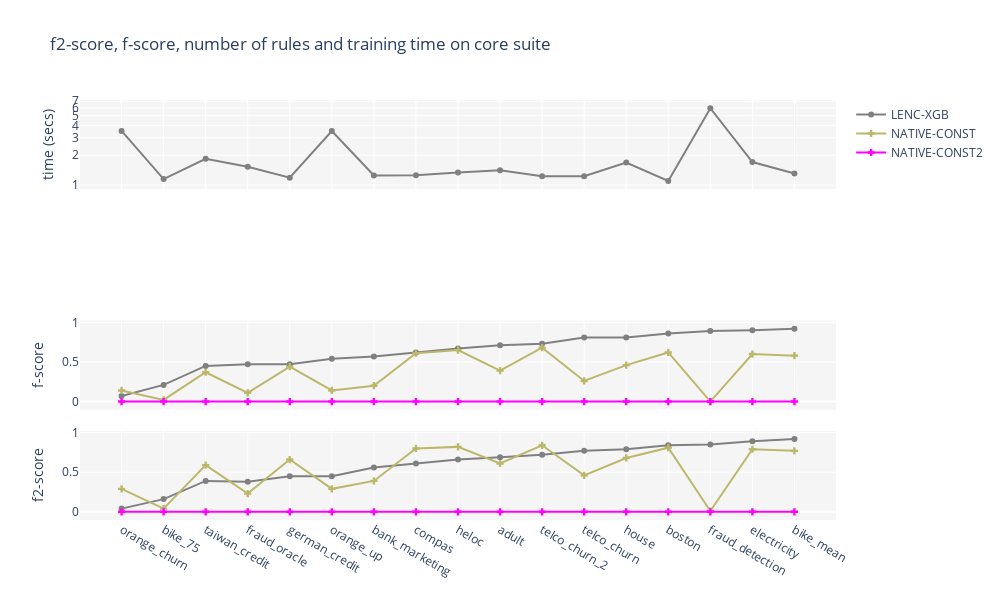

The notebook cell saved with this chart:
### Markdown cell above
### Base Performance

### Code cell
perf_metric = ('f','f2', 'f')
sorted_df = df_core_suite.sort_values('LENC-XGB_'+perf_metric[0], ignore_index=True)
quad_chart(pipelines=[], performance_metric_1=perf_metric[1], performance_metric_2=perf_metric[2] , complexity_metric='nof_rules', df=sorted_df, df_long_name='core suite')

### Figure 1 — Plotly figure (JSON) as saved in the notebook; plotly's stock layout.template omitted (floating-point values rounded to 4 significant figures)
{"data": [{"line": {"color": "gray", "dash": "solid", "width": 2}, "marker": {"symbol": "circle"}, "mode": "markers+lines", "name": "LENC-XGB", "showlegend": true, "type": "scatter", "x": ["orange_churn", "bike_75", "taiwan_credit", "fraud_oracle", "german_credit", "orange_up", "bank_marketing", "compas", "heloc", "adult", "telco_churn_2", "telco_churn", "house", "boston", "fraud_detection", "electricity", "bike_mean"], "xaxis": "x4", "y": [0.04, 0.16, 0.39, 0.38, 0.45, 0.45, 0.56, 0.61, 0.66, 0.69, 0.72, 0.77, 0.79, 0.84, 0.85, 0.89, 0.92], "yaxis": "y4"}, {"line": {"color": "darkkhaki", "dash": "solid", "width": 2}, "marker": {"symbol": "cross"}, "mode": "markers+lines", "name": "NATIVE-CONST", "showlegend": true, "type": "scatter", "x": ["orange_churn", "bike_75", "taiwan_credit", "fraud_oracle", "german_credit", "orange_up", "bank_marketing", "compas", "heloc", "adult", "telco_churn_2", "telco_churn", "house", "boston", "fraud_detection", "electricity", "bike_mean"], "xaxis": "x4", "y": [0.29, 0.04, 0.59, 0.23, 0.66, 0.29, 0.39, 0.8, 0.82, 0.61, 0.84, 0.46, 0.68, 0.81, 0.01, 0.79, 0.77], "yaxis": "y4"}, {"line": {"color": "magenta", "dash": "solid", "width": 2}, "marker": {"symbol": "cross"}, "mode": "markers+lines", "name": "NATIVE-CONST2", "showlegend": true, "type": "scatter", "x": ["orange_churn", "bike_75", "taiwan_credit", "fraud_oracle", "german_credit", "orange_up", "bank_marketing", "compas", "heloc", "adult", "telco_churn_2", "telco_churn", "house", "boston", "fraud_detection", "electricity", "bike_mean"], "xaxis": "x4", "y": [0, 0, 0, 0, 0, 0, 0, 0, 0, 0, 0, 0, 0, 0, 0, 0, 0], "yaxis": "y4"}, {"line": {"color": "gray", "dash": "solid", "width": 2}, "marker": {"symbol": "circle"}, "mode": "markers+lines", "name": "LENC-XGB", "showlegend": false, "type": "scatter", "x": ["orange_churn", "bike_75", "taiwan_credit", "fraud_oracle", "german_credit", "orange_up", "bank_marketing", "compas", "heloc", "adult", "telco_churn_2", "telco_churn", "house", "boston", "fraud_detection", "electricity", "bike_mean"], "xaxis": "x3", "y": [0.07, 0.21, 0.45, 0.47, 0.47, 0.54, 0.57, 0.62, 0.67, 0.71, 0.73, 0.81, 0.81, 0.86, 0.89, 0.9, 0.92], "yaxis": "y3"}, {"line": {"color": "darkkhaki", "dash": "solid", "width": 2}, "marker": {"symbol": "cross"}, "mode": "markers+lines", "name": "NATIVE-CONST", "showlegend": false, "type": "scatter", "x": ["orange_churn", "bike_75", "taiwan_credit", "fraud_oracle", "german_credit", "orange_up", "bank_marketing", "compas", "heloc", "adult", "telco_churn_2", "telco_churn", "house", "boston", "fraud_detection", "electricity", "bike_mean"], "xaxis": "x3", "y": [0.14, 0.02, 0.37, 0.11, 0.44, 0.14, 0.2, 0.61, 0.65, 0.39, 0.68, 0.26, 0.46, 0.62, 0, 0.6, 0.58], "yaxis": "y3"}, {"line": {"color": "magenta", "dash": "solid", "width": 2}, "marker": {"symbol": "cross"}, "mode": "markers+lines", "name": "NATIVE-CONST2", "showlegend": false, "type": "scatter", "x": ["orange_churn", "bike_75", "taiwan_credit", "fraud_oracle", "german_credit", "orange_up", "bank_marketing", "compas", "heloc", "adult", "telco_churn_2", "telco_churn", "house", "boston", "fraud_detection", "electricity", "bike_mean"], "xaxis": "x3", "y": [0, 0, 0, 0, 0, 0, 0, 0, 0, 0, 0, 0, 0, 0, 0, 0, 0], "yaxis": "y3"}, {"line": {"color": "gray", "dash": "solid", "width": 2}, "marker": {"symbol": "circle"}, "mode": "markers+lines", "name": "LENC-XGB", "showlegend": false, "type": "scatter", "x": ["orange_churn", "bike_75", "taiwan_credit", "fraud_oracle", "german_credit", "orange_up", "bank_marketing", "compas", "heloc", "adult", "telco_churn_2", "telco_churn", "house", "boston", "fraud_detection", "electricity", "bike_mean"], "xaxis": "x", "y": [3.52, 1.15, 1.84, 1.53, 1.19, 3.51, 1.25, 1.26, 1.34, 1.41, 1.23, 1.23, 1.69, 1.1, 5.96, 1.71, 1.31], "yaxis": "y"}], "layout": {"height": 600, "plot_bgcolor": "whitesmoke", "title": {"text": "f2-score, f-score, number of rules and training time on core suite"}, "width": 1000, "xaxis": {"anchor": "y", "domain": [0, 1], "matches": "x4", "showticklabels": false}, "xaxis2": {"anchor": "y2", "domain": [0, 1], "matches": "x4", "showticklabels": false}, "xaxis3": {"anchor": "y3", "domain": [0, 1], "matches": "x4", "showticklabels": false}, "xaxis4": {"anchor": "y4", "domain": [0, 1]}, "yaxis": {"anchor": "x", "domain": [0.7875, 1], "title": {"text": "time (secs)"}, "type": "log"}, "yaxis2": {"anchor": "x2", "domain": [0.525, 0.7375], "title": {"text": "number of rules"}, "type": "log"}, "yaxis3": {"anchor": "x3", "domain": [0.2625, 0.475], "title": {"text": "f-score"}}, "yaxis4": {"anchor": "x4", "domain": [0, 0.2125], "title": {"text": "f2-score"}}}}
